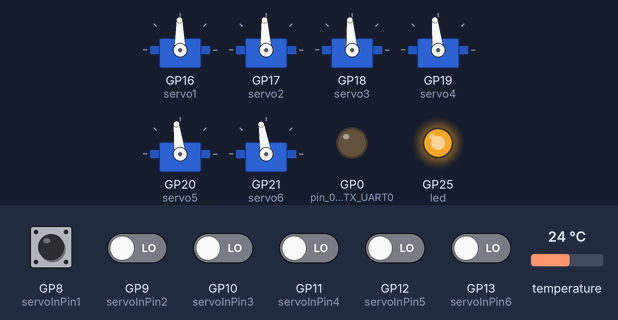
Recording of a sketch running on a simulated Raspberry Pi Pico. Parts: 6 × servo, output pins drawn as LEDs (lit = HIGH). Inputs (shaded band) come from the test bench; at power-on: GP8 (servoInPin1), GP9 (servoInPin2), GP10 (servoInPin3), GP11 (servoInPin4), GP12 (servoInPin5), GP13 (servoInPin6) LOW, temperature 24 °C. What the sketch prints to the serial monitor is not drawn.

Above: at 1.3 s.
1.4 s: temperature set to 7 °C
At 1.65 s:
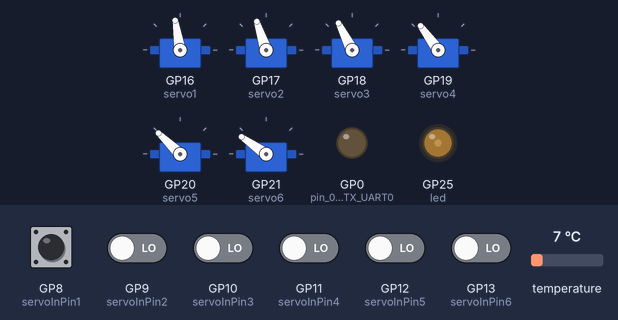
4.4 s: temperature set to 12 °C
At 4.65 s:
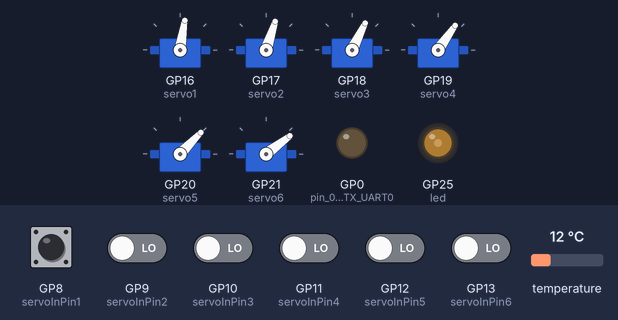
10.4 s: GP8 (servoInPin1) pulsed HIGH 2 times (0.12 s each, 0.3 s apart)
At 10.66 s:
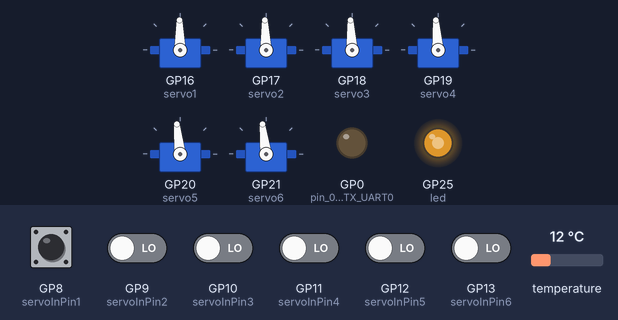
Timing chart, 0 to 26.3 s (numbered marks = the images above; inputs shaded):
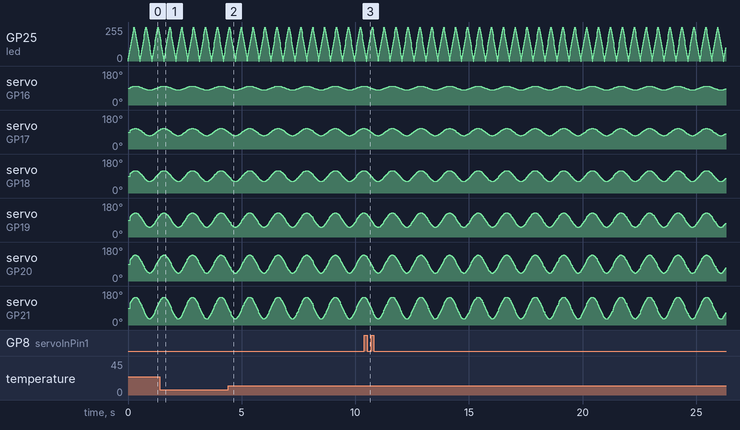

The sketch:

RP2040_Pico_Servo_CAN_Board_Template_20231030.ino
```cpp
// RP2040 Pico Servo CAM board Arduino Sketch Template
// J. Bradshaw 20231027
// Overclocked to 250MHz processor clock (core temp of ~31 deg C)

#include <Wire.h>
#include <mcp_can.h>
#include <mcp_can_dfs.h>
#include <SPI.h>              // RasPi Pico uses RX(4), CSn(5), SCK(2), and TX(3)
#include <Servo.h>

// Servo Pulse Input channels
const int servoInPin1 = 8;      // capture input servo pulse 1
const int servoInPin2 = 9;      // capture input servo pulse 2
const int servoInPin3 = 10;      // capture input servo pulse 3
const int servoInPin4 = 11;      // capture input servo pulse 4
const int servoInPin5 = 12;      // capture input servo pulse 5
const int servoInPin6 = 13;      // capture input servo pulse 6

// CAN defines and variables
#define MY_CAN_ID 0x1234ABCD

#define SPI_CS_PIN 5      // GP5 is default CS
#define CAN_INT_PIN 6     // GP6 is default Interrupt in pin

MCP_CAN can(SPI_CS_PIN); // Set CS pin

unsigned char can_flagRecv = 0;
unsigned char can_rxBufLen = 0;
unsigned char can_rx_buf[8];
unsigned long can_rxId = 0;

unsigned long can_txId = MY_CAN_ID; //
unsigned char can_txBufLen = 0;
unsigned char can_tx_buf[8] = {0, 0, 0, 0, 0, 0, 0, 0};

static unsigned long can_millisLastTx1 = 0;

int led = LED_BUILTIN; // the PWM pin the LED is attached to
int brightness = 0;    // how bright the LED is
int fadeAmount = 20;    // how many points to fade the LED by
unsigned long tm;  // Used to capture millis() timestamp

Servo servo1;  // create servo object to control a servo
Servo servo2;  // create servo object to control a servo
Servo servo3;  // create servo object to control a servo
Servo servo4;  // create servo object to control a servo
Servo servo5;  // create servo object to control a servo
Servo servo6;  // create servo object to control a servo

int SERVO_MIN = 750;
int SERVO_MAX = 2250;
int SERVO_CENT = (SERVO_MIN + SERVO_MAX) / 2;
int SERVO_SPAN = (SERVO_MAX - SERVO_MIN);


static unsigned long servoPulse1 = 0;
static unsigned long servoPulse2 = 0;
static unsigned long servoPulse3 = 0;
static unsigned long servoPulse4 = 0;
static unsigned long servoPulse5 = 0;
static unsigned long servoPulse6 = 0;

//variables for capturing servo 1 pulse
int sv1_usTimeTemp;
int sv1_usTime = 0;

void servo1_cap(){
  if(digitalRead(servoInPin1) == HIGH){
    sv1_usTimeTemp = micros();    //capture current us_timer
  }
  else{
    sv1_usTime = micros() - sv1_usTimeTemp;   //take difference between time capture values
  }
}

//variables for capturing servo 2 pulse
int sv2_usTimeTemp;
int sv2_usTime = 0;

void servo2_cap(){
  if(digitalRead(servoInPin2) == HIGH){
    sv2_usTimeTemp = micros();    //capture current us_timer
  }
  else{
    sv2_usTime = micros() - sv2_usTimeTemp;   //take difference between time capture values
  }
}

//variables for capturing servo 3 pulse
int sv3_usTimeTemp;
int sv3_usTime = 0;

void servo3_cap(){
  if(digitalRead(servoInPin3) == HIGH){
    sv3_usTimeTemp = micros();    //capture current us_timer
  }
  else{
    sv3_usTime = micros() - sv3_usTimeTemp;   //take difference between time capture values
  }
}

//variables for capturing servo 4 pulse
int sv4_usTimeTemp;
int sv4_usTime = 0;

void servo4_cap(){
  if(digitalRead(servoInPin4) == HIGH){
    sv4_usTimeTemp = micros();    //capture current us_timer
  }
  else{
    sv4_usTime = micros() - sv4_usTimeTemp;   //take difference between time capture values
  }
}

//variables for capturing servo 5 pulse
int sv5_usTimeTemp;
int sv5_usTime = 0;

void servo5_cap(){
  if(digitalRead(servoInPin5) == HIGH){
    sv5_usTimeTemp = micros();    //capture current us_timer
  }
  else{
    sv5_usTime = micros() - sv5_usTimeTemp;   //take difference between time capture values
  }
}

//variables for capturing servo 6 pulse
int sv6_usTimeTemp;
int sv6_usTime = 0;

void servo6_cap(){
  if(digitalRead(servoInPin6) == HIGH){
    sv6_usTimeTemp = micros();    //capture current us_timer
  }
  else{
    sv6_usTime = micros() - sv6_usTimeTemp;   //take difference between time capture values
  }
}

void setup() {

  delay(100); // short delay upon startup for voltages to settle on IMU and Xbee

  // Initialize I2C bus
  Wire1.setSDA(26); // set pins for I2C1_SCL (GP27) and I2C1_SDA (GP26)
  Wire1.setSCL(27);
  Wire1.begin();

  // Serial is the USB Interface
  Serial.begin(115200); // USB Interface by default (no need to define pins here)

  // Initialize Serial 1 (UART0 !!)  on pin GP0 (TX) and pin GP1 (RX)
  pinMode(0,OUTPUT);  // pin 0 is TX UART0
  pinMode(1,INPUT);   // pin 1 is RX UART0
  Serial1.setTX(0);
  Serial1.setRX(1);
  Serial1.begin(115200);

  // Setup CAN SPI bus for MCP2515 CAN Controller IC
  SPI.setSCK(2);
  SPI.setTX(3);
  SPI.setRX(4);
  SPI.setCS(5);

  // Initialize MCP2515 running at 16MHz with a baudrate of 250kb/s and the masks and filters disabled.
  if(can.begin(MCP_ANY, CAN_250KBPS, MCP_16MHZ) == CAN_OK)
    Serial.println("MCP2515 Initialized Successfully!");
  else
    Serial.println("Error Initializing MCP2515...");

  can.setMode(MCP_NORMAL);   // Set operation mode to normal so the MCP2515 sends acks to received data.

  pinMode(CAN_INT_PIN, INPUT);  // Configuring pin for /INT input
  //attachInterrupt(CAN_INT_PIN, MCP2515_ISR, FALLING); // start interrupt

}

void setup1() {
    // Initialize the led
  pinMode(led, OUTPUT);
  digitalWrite(led, HIGH);

  servo1.attach(16, SERVO_MIN, SERVO_MAX);  // attaches the servo on GPIO_16 to the servo object
  servo2.attach(17, SERVO_MIN, SERVO_MAX);  // attaches the servo on GPIO_17 to the servo object
  servo3.attach(18, SERVO_MIN, SERVO_MAX);  // attaches the servo on GPIO_18 to the servo object
  servo4.attach(19, SERVO_MIN, SERVO_MAX);  // attaches the servo on GPIO_19 to the servo object
  servo5.attach(20, SERVO_MIN, SERVO_MAX);  // attaches the servo on GPIO_20 to the servo object
  servo6.attach(21, SERVO_MIN, SERVO_MAX);  // attaches the servo on GPIO_21 to the servo object

//Create the Servo pulse input objects
  pinMode(servoInPin1, INPUT_PULLDOWN);
  attachInterrupt(digitalPinToInterrupt(servoInPin1), servo1_cap, CHANGE);

  pinMode(servoInPin2, INPUT_PULLDOWN);
  attachInterrupt(digitalPinToInterrupt(servoInPin2), servo2_cap, CHANGE);

  pinMode(servoInPin3, INPUT_PULLDOWN);
  attachInterrupt(digitalPinToInterrupt(servoInPin3), servo3_cap, CHANGE);

  pinMode(servoInPin4, INPUT_PULLDOWN);
  attachInterrupt(digitalPinToInterrupt(servoInPin4), servo4_cap, CHANGE);

  pinMode(servoInPin5, INPUT_PULLDOWN);
  attachInterrupt(digitalPinToInterrupt(servoInPin5), servo5_cap, CHANGE);

  pinMode(servoInPin6, INPUT_PULLDOWN);
  attachInterrupt(digitalPinToInterrupt(servoInPin6), servo6_cap, CHANGE);
}


// main loop core 0
void loop() {
  static unsigned long serial_last = 0;
  tm = millis();

  //Serial.println(tm);

  float yawPosRad = sinf(tm * .01) + 1.0/3.0;
  float pitchPosRad = sinf(tm * .01) + 2.0/3.0;
  float rollPosRad = sinf(tm * .01);

  // check if a CAN receive Interrupt has occured
  if(CAN_MSGAVAIL == can.checkReceive()) {
    can_flagRecv = 1;
    // read data,  len: data length, buf: data buf
    can.readMsgBuf(&can_rxId, &can_rxBufLen, can_rx_buf);
  }

  if (can_flagRecv) {
    // check if get data
    can_flagRecv = 0;                   // clear flag

    Serial.printf("CAN RX id=0x%5X data: ", can_rxId);
    for (int i = 0; i < can_rxBufLen; i++) {
      Serial.printf(" %2X", can_rx_buf[i]);
    }
    Serial.println();
  }// if flagRecv

  // Transmit CAN data to ID can_txId
  if(millis() > can_millisLastTx1 + 100){
    can_millisLastTx1 = millis();
    // send data:  id = 0x00, standard frame, data len = 8, can_tx_buf: data buf

    int yawRaw = (int)(((yawPosRad / 2.0*PI) - .5) * 65535);
    int byteLow = yawRaw & 0x00ff;
    int byteHigh = (yawRaw >> 8) & 0x00ff;
    can_tx_buf[0] = byteLow;
    can_tx_buf[1] = byteHigh;

    int pitchRaw = (int)((pitchPosRad / PI) * 65535);
    byteLow = pitchRaw & 0x00ff;
    byteHigh = (pitchRaw >> 8) & 0x00ff;
    can_tx_buf[2] = byteLow;
    can_tx_buf[3] = byteHigh;

    int rollRaw = (int)((rollPosRad / PI) * 65535);
    byteLow = rollRaw & 0x00ff;
    byteHigh = (rollRaw >> 8) & 0x00ff;
    can_tx_buf[4] = byteLow;
    can_tx_buf[5] = byteHigh;

    can_tx_buf[6] = 0;
    can_tx_buf[7] = 0;

    can_txId = MY_CAN_ID;
    can.sendMsgBuf(can_txId, 8, can_tx_buf);  // transmit the CAN data on the bus
  }

  // serial transmit
  if(tm > serial_last + 20){
    serial_last = tm;

    Serial.printf("Core Temp: %.1fC ", analogReadTemp());
    Serial.printf("%d CAN TX id=%d data: ", millis(), can_txId);
    for(int i=0;i<8;i++){
      Serial.printf(" %2X", can_tx_buf[i]);
    }
    Serial.printf(" SVin1:%d", servoPulse1);
    Serial.printf(" SVin2:%d", servoPulse2);
    Serial.printf(" SVin3:%d", servoPulse3);
    Serial.printf(" SVin4:%d", servoPulse4);
    Serial.printf(" SVin5:%d", servoPulse5);
    Serial.printf(" SVin6:%d", servoPulse6);
    Serial.printf("\r\n");
  }
}

//main loop for core 1
void loop1(){
  tm = millis();

  static unsigned long led_last = 0;
  static unsigned long servo1_last = 0;

  servoPulse1 = sv1_usTime; // read the last updated servo pulse 1 value
  servoPulse2 = sv2_usTime; // read the last updated servo pulse 2 value
  servoPulse3 = sv3_usTime; // read the last updated servo pulse 3 value
  servoPulse4 = sv4_usTime; // read the last updated servo pulse 4 value
  servoPulse5 = sv5_usTime; // read the last updated servo pulse 5 value
  servoPulse6 = sv6_usTime; // read the last updated servo pulse 6 value

  if(servoPulse1 > 2400)
    servoPulse1 = 0;
  if(servoPulse2 > 2400)
    servoPulse2 = 0;
  if(servoPulse3 > 2400)
    servoPulse3 = 0;
  if(servoPulse4 > 2400)
    servoPulse4 = 0;
  if(servoPulse5 > 2400)
    servoPulse5 = 0;
  if(servoPulse6 > 2400)
    servoPulse6 = 0;

  // flash led to indiccate activity
  analogWrite(led, brightness);    // set the brightness
  // change the brightness for next time through the loop:
  brightness = brightness + fadeAmount;
  if (brightness <= 0 || brightness >= 255) {    // reverse the direction of the fading at the ends of the fade
    fadeAmount = -fadeAmount;
  }

  // update servo 1 every 80 milliseconds
  if(tm > servo1_last + 80){
    float scaledServoValNorm1 = sinf(tm * .005) / (PI/2.0) * 1/6;
    float scaledServoValNorm2 = sinf(tm * .005) / (PI/2.0) * 2/6;
    float scaledServoValNorm3 = sinf(tm * .005) / (PI/2.0) * 3/6;
    float scaledServoValNorm4 = sinf(tm * .005) / (PI/2.0) * 4/6;
    float scaledServoValNorm5 = sinf(tm * .005) / (PI/2.0) * 5/6;
    float scaledServoValNorm6 = sinf(tm * .005) / (PI/2.0);

    int servoOut_us1 = (int)(SERVO_CENT + (scaledServoValNorm1*(SERVO_SPAN/2.0)));
    int servoOut_us2 = (int)(SERVO_CENT + (scaledServoValNorm2*(SERVO_SPAN/2.0)));
    int servoOut_us3 = (int)(SERVO_CENT + (scaledServoValNorm3*(SERVO_SPAN/2.0)));
    int servoOut_us4 = (int)(SERVO_CENT + (scaledServoValNorm4*(SERVO_SPAN/2.0)));
    int servoOut_us5 = (int)(SERVO_CENT + (scaledServoValNorm5*(SERVO_SPAN/2.0)));
    int servoOut_us6 = (int)(SERVO_CENT + (scaledServoValNorm6*(SERVO_SPAN/2.0)));

    // servo.write(servoOut); // Used to write 'Degrees"
    servo1.writeMicroseconds(servoOut_us1);
    servo2.writeMicroseconds(servoOut_us2);
    servo3.writeMicroseconds(servoOut_us3);
    servo4.writeMicroseconds(servoOut_us4);
    servo5.writeMicroseconds(servoOut_us5);
    servo6.writeMicroseconds(servoOut_us6);
  }
  delay(20);
} // loop1
```
